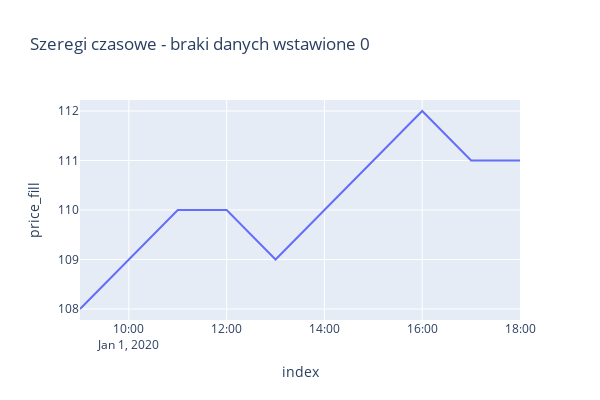

The code cell stored with this chart in its notebook:
### Code cell
df_plotly = df.reset_index()
df_plotly['price_fill'] = df_plotly['price'].interpolate()
px.line(df_plotly, 'index', 'price_fill', width=600,height=400,
        title = "Szeregi czasowe - braki danych wstawione 0")

### Figure 1 — Plotly figure (JSON) as saved in the notebook; plotly's stock layout.template omitted (floating-point values rounded to 4 significant figures)
{"data": [{"hovertemplate": "index=%{x}<br>price_fill=%{y}<extra></extra>", "legendgroup": "", "line": {"color": "#636efa", "dash": "solid"}, "marker": {"symbol": "circle"}, "mode": "lines", "name": "", "orientation": "v", "showlegend": false, "type": "scatter", "x": ["2020-01-01T09:00:00", "2020-01-01T10:00:00", "2020-01-01T11:00:00", "2020-01-01T12:00:00", "2020-01-01T13:00:00", "2020-01-01T14:00:00", "2020-01-01T15:00:00", "2020-01-01T16:00:00", "2020-01-01T17:00:00", "2020-01-01T18:00:00"], "xaxis": "x", "y": [108, 109, 110, 110, 109, 110, 111, 112, 111, 111], "yaxis": "y"}], "layout": {"height": 400, "legend": {"tracegroupgap": 0}, "title": {"text": "Szeregi czasowe - braki danych wstawione 0"}, "width": 600, "xaxis": {"anchor": "y", "domain": [0, 1], "title": {"text": "index"}}, "yaxis": {"anchor": "x", "domain": [0, 1], "title": {"text": "price_fill"}}}}
